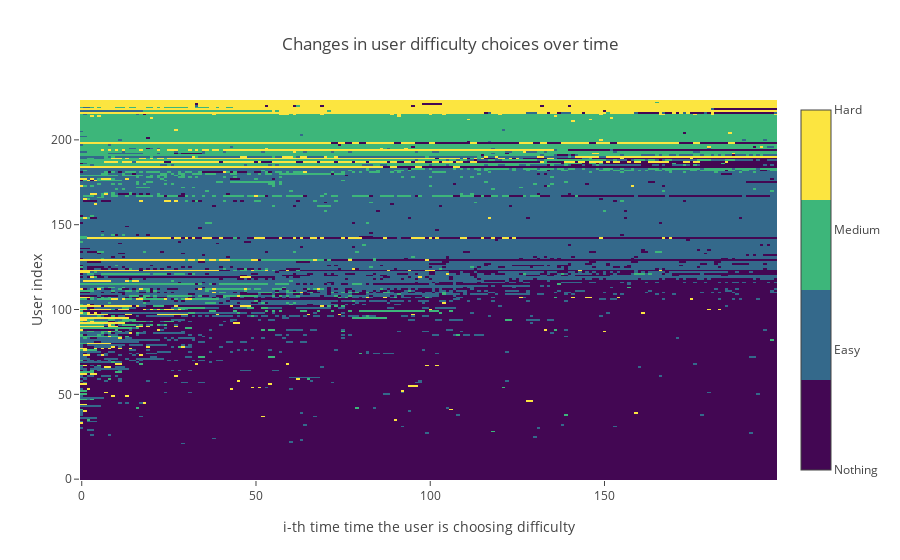

Notebook source saved alongside this figure:
### Code cell
# noexport

#len(get_difficulty_choices_heatmap())
plot_difficulty_choices_heatmap()

### Figure 1 — Plotly figure (JSON) as saved in the notebook; plotly's stock layout.template omitted (floating-point values rounded to 4 significant figures; data arrays with more than 128 entries replaced by an {"elided": "..."} marker saying what was removed)
{"data": [{"colorbar": {"tickmode": "array", "ticktext": ["Nothing", "Easy", "Medium", "Hard"], "tickvals": [0, 1, 2, 3]}, "colorscale": [[0, "rgb(67, 7, 83)"], [0.25, "rgb(67, 7, 83)"], [0.25, "rgb(52, 105, 139)"], [0.5, "rgb(52, 105, 139)"], [0.5, "rgb(61, 182, 122)"], [0.75, "rgb(61, 182, 122)"], [0.75, "rgb(252, 229, 64)"], [1, "rgb(252, 229, 64)"]], "showscale": true, "type": "heatmap", "uid": "e963334a-8c27-4d1f-b898-5573d3e1fd03", "z": {"elided": "224x200 int values"}}], "layout": {"title": {"text": "Changes in user difficulty choices over time"}, "xaxis": {"title": {"text": "i-th time time the user is choosing difficulty"}}, "yaxis": {"title": {"text": "User index"}}}}
